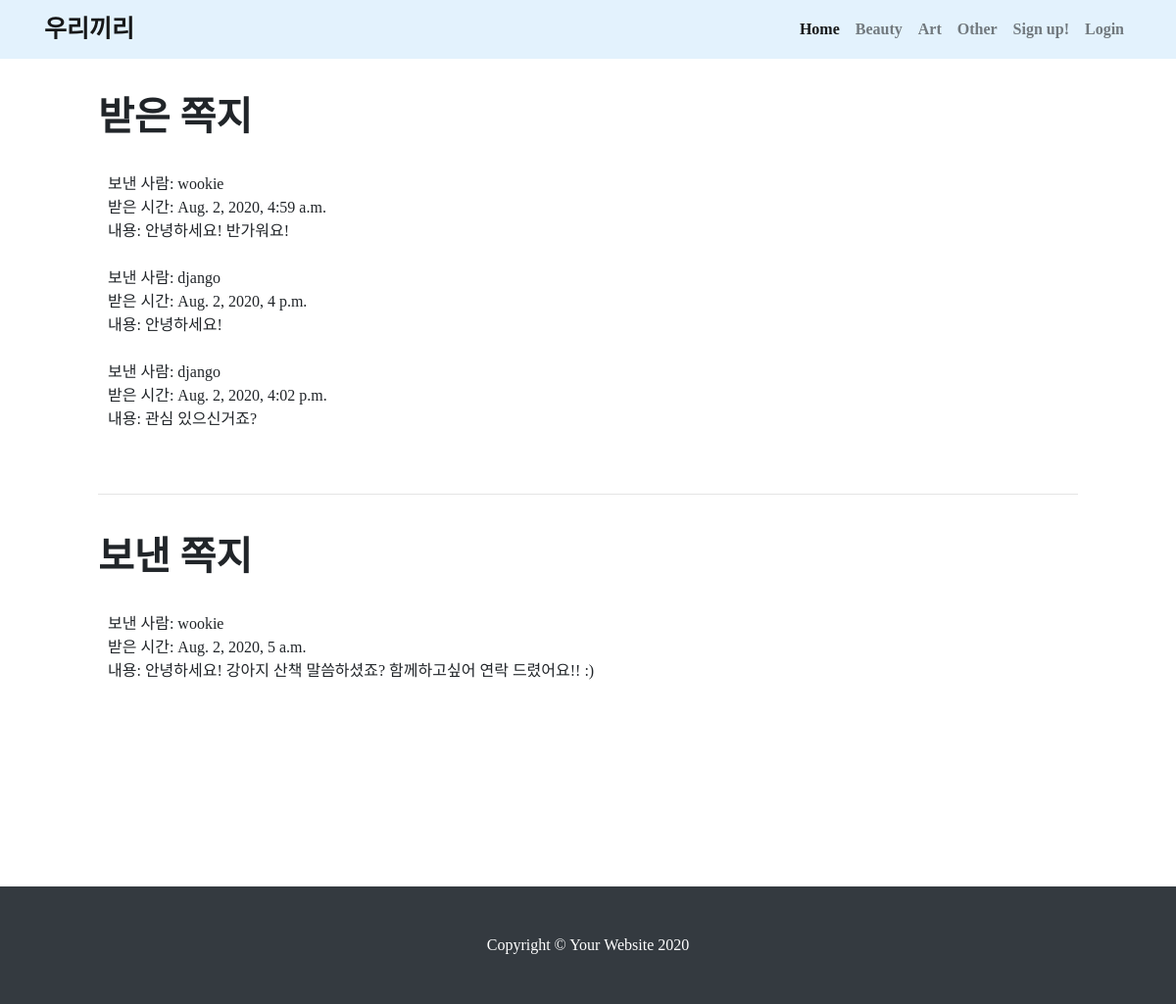
/Wookie/detail/2/send/2, run on the app's committed database.
### Wookie/models.py (models this page shows, shortened)
class Message(models.Model):
    sender = models.ForeignKey(accounts.models.Profile, on_delete=models.CASCADE, related_name="sender")
    receiver = models.ForeignKey(accounts.models.Profile, on_delete=models.CASCADE, related_name="receiver")
    text = models.TextField()
    created_date = models.DateTimeField(default=timezone.now)

### accounts/models.py (models this page shows)
class Profile(AbstractUser):
    nickname = models.TextField(max_length=10)
    school = models.TextField(max_length=20)
    gender = models.TextField(max_length=10)

### Wookie/views.py (the view)
# urls.py: path('detail/<int:comment_id>/send/<int:user_id>', Wookie.views.send_message, name="send_message"),
def send_message(request, comment_id, user_id):
    receiver = get_object_or_404(Profile, pk=comment_id)
    sender = get_object_or_404(Profile, pk=user_id)
    if(request.method == 'POST'):
        message = Message()
        message.sender = sender
        message.receiver = receiver
        message.text = request.POST['body']
        message.save()
    recieved = Message.objects.filter(receiver=sender)
    sent = Message.objects.filter(sender=sender)
    return render(request, 'profile.html', {'recieved':recieved, 'sent':sent})

### Wookie/templates/profile.html
{% extends 'base.html' %}
{% block content %}
{% load static %}
  <div style="margin:40px 100px">
        <h1 style="font-weight:bold">받은 쪽지</h1><br>
        {% for msg in recieved.all %}
            <div style="margin:0px 10px">
                보낸 사람: {{msg.sender}}<br>
                받은 시간: {{msg.created_date}}<br>
                내용: {{msg.text}}<br><br>
            </div>
        {% empty %}
            <p>받은 쪽지가 없습니다!</p>
        {% endfor %}
        <br><hr><br>
        <h1 style="font-weight:bold">보낸 쪽지</h1><br>
        {% for msg in sent.all %}
            <div style="margin:0px 10px">
                보낸 사람: {{msg.receiver}}<br>
                받은 시간: {{msg.created_date}}<br>
                내용: {{msg.text}}<br><br>
            </div>
        {% empty %}
            <p>보낸 쪽지가 없습니다!</p>
        {% endfor %}
  </div>
  <br><br><br><br><br><br>
{% endblock %}

### Wookie/static/Wookie/css/heroic-features.css (style rules this page uses)
body { padding-top: 56px; }

### data on the page
Message: sender "wookie", created_date "Aug. 2, 2020, 4:59 a.m.", text "안녕하세요! 반가워요!"
Message: sender "django", created_date "Aug. 2, 2020, 4 p.m.", text "안녕하세요!"
Message: sender "django", created_date "Aug. 2, 2020, 4:02 p.m.", text "관심 있으신거죠?"
Message: receiver "wookie", created_date "Aug. 2, 2020, 5 a.m.", text "안녕하세요! 강아지 산책 말씀하셨죠? 함께하고싶어 연락 드렸어요!! :)"
